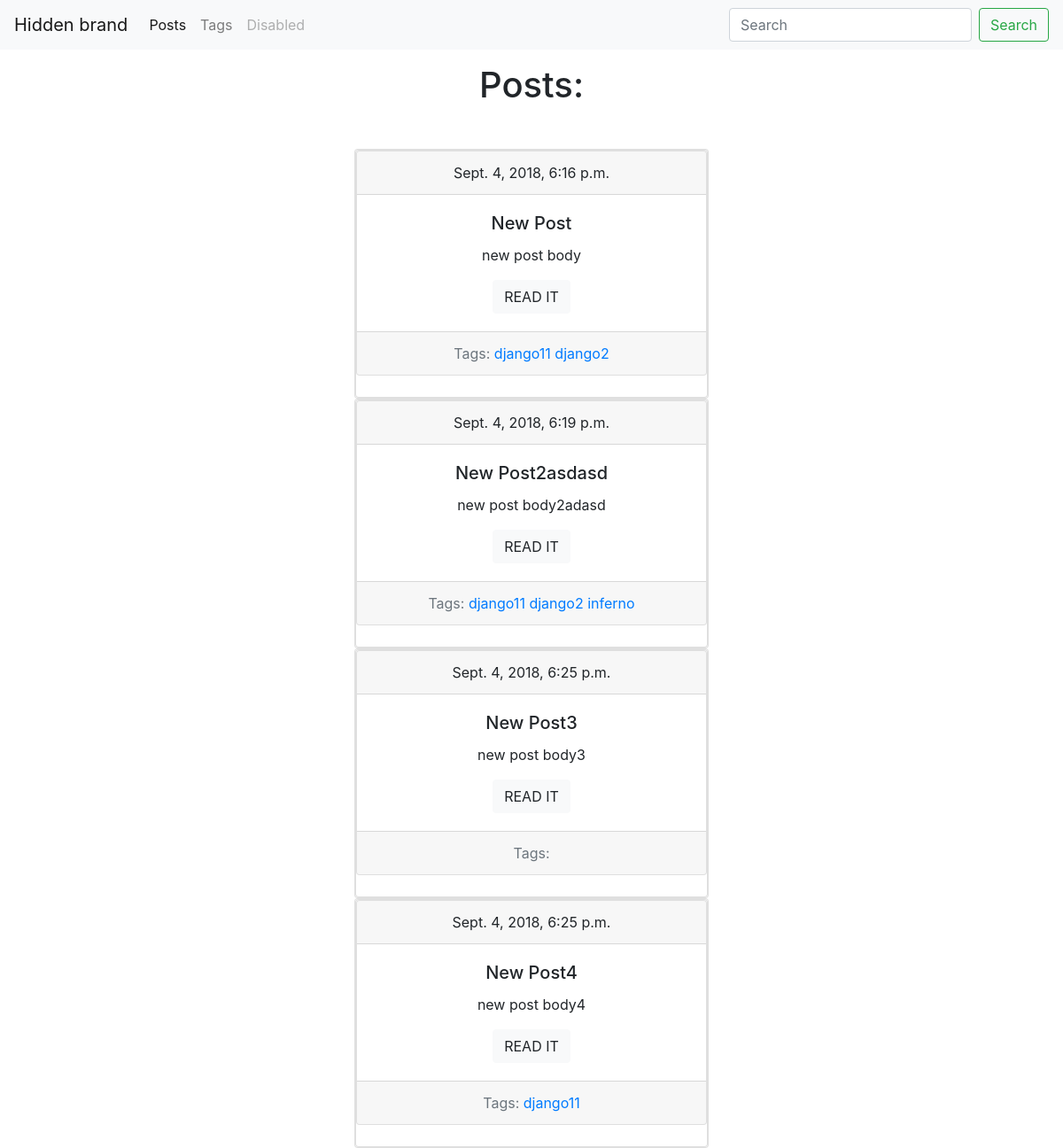
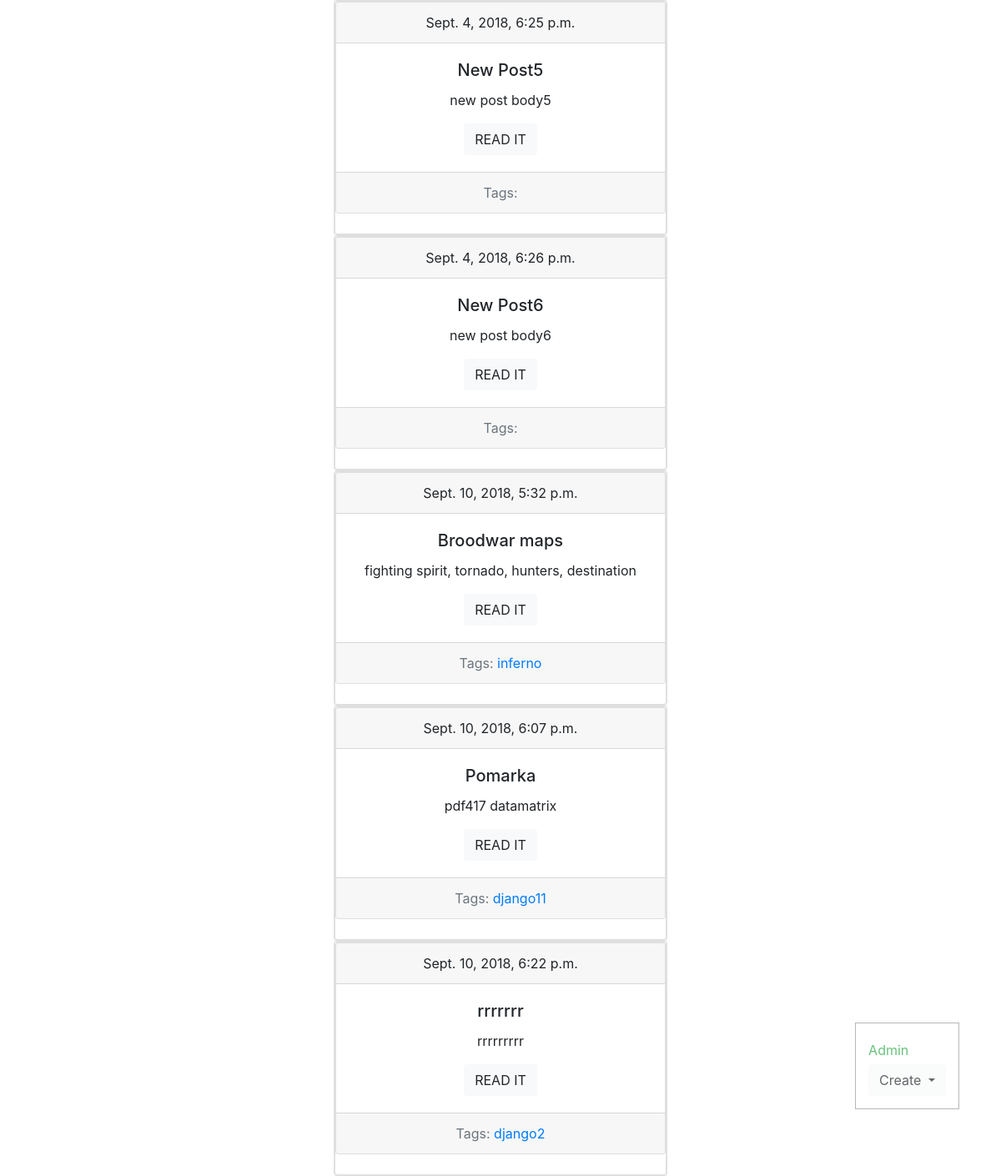
/blog/, run on an earlier commit of the app's database (2 pictures, top to bottom).
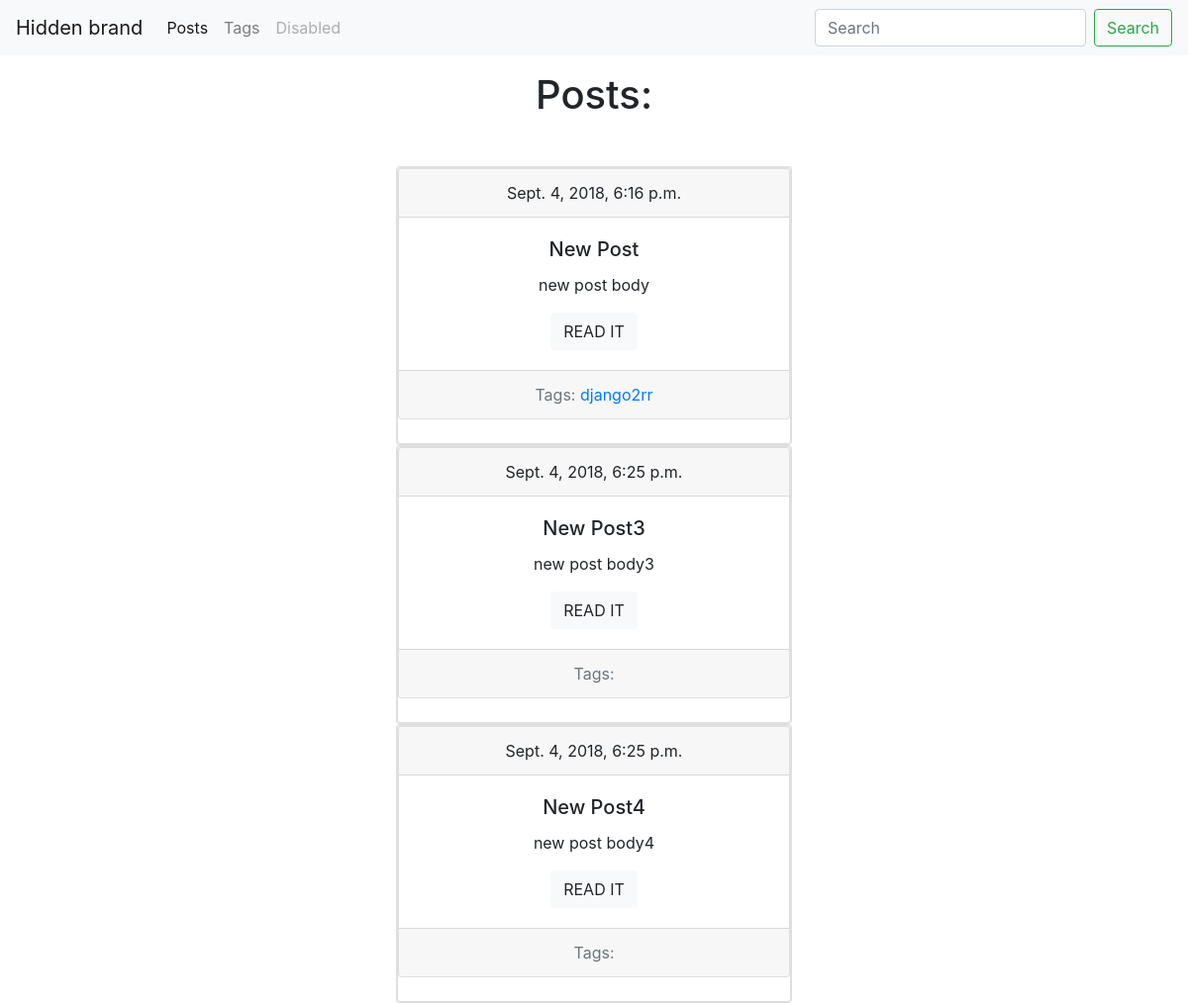
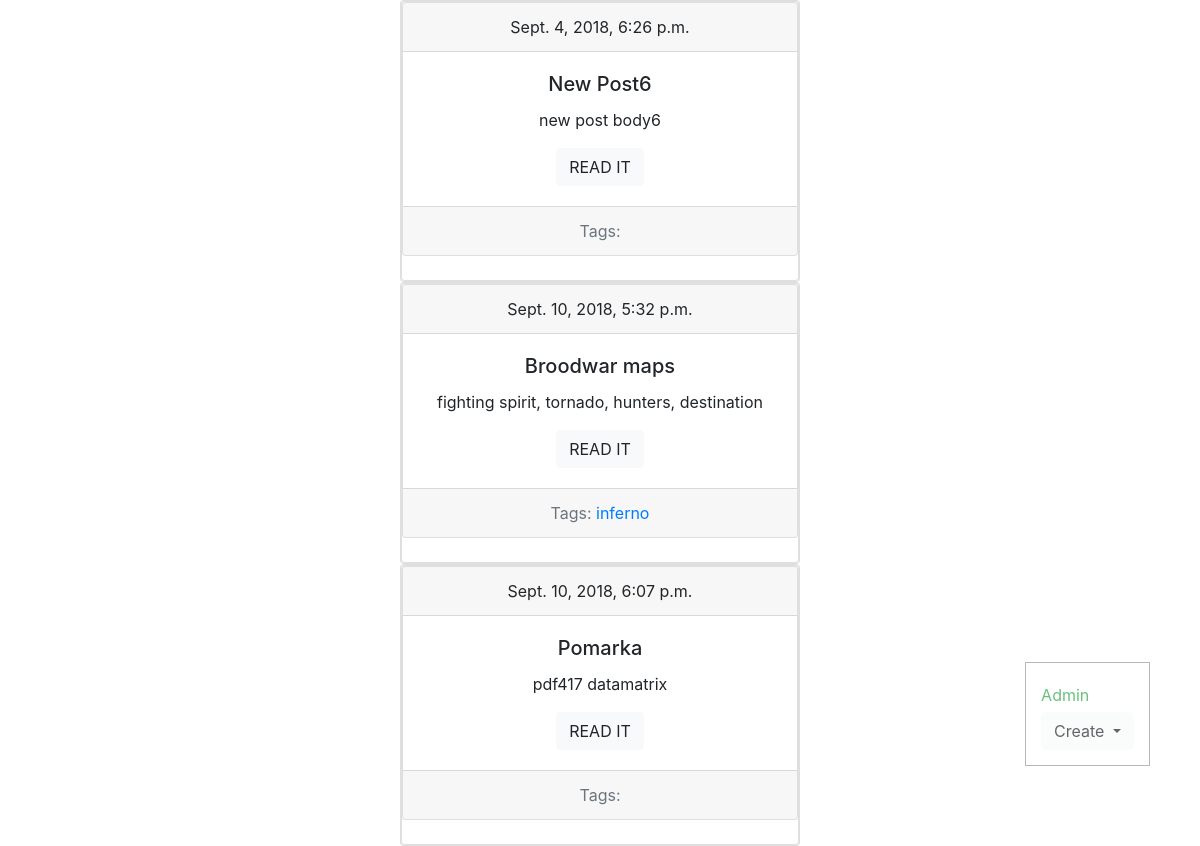
And on a later commit of the database (2 pictures, top to bottom).
### blog/models.py (models this page shows, shortened)
class Post(models.Model):
    title = models.CharField(max_length=150, db_index=True)
    slug = models.SlugField(max_length=150, blank=True, unique=True)
    body = models.TextField(blank=True, db_index=True)
    tags = models.ManyToManyField('Tag', blank=True, related_name='posts')
    date_pub = models.DateTimeField(auto_now_add=True)
    def get_absolute_url(self):
        return reverse('post_details_url', kwargs={'slug': self.slug})

class Tag(models.Model):
    title = models.CharField(max_length=50)
    slug = models.SlugField(max_length=50, unique=True)
    def get_absolute_url(self):
        return reverse('tag_detail_url', kwargs={'slug': self.slug})

### blog/views.py (the view)
# urls.py: path('', posts_list, name='posts_list_url'),
def posts_list(request):
    posts = Post.objects.all()
    return render(request, 'blog/index.html', context={'posts': posts})

### blog/templates/blog/index.html (shortened to what this page needs)
{% extends 'blog/base_blog.html' %}
{% block content %}
<h1 class="mb-5">Posts:</h1>
{% for post in posts %}
<div class="card">
    <div class="card mb-50">
        {% include 'blog/includes/post_card_template.html' %}
    </div>
</div>
{%endfor %}
{% endblock %}

### blog/templates/blog/includes/post_card_template.html
<div class="card mb-4" >
    <div class="card-header">
        <p1>{{post.date_pub}}</p1>
    </div>
    <div class="card-body">
        <h5 class="card-title">{{post.title}}</h5>
        <p class="card-text">{{post.body|truncatewords:15}}</p>
        <a href="{{ post.get_absolute_url }}" class="btn btn-light">READ IT</a>
    </div>
    <div class="card-footer text-muted">
        Tags:
        {% for tag in post.tags.all %}
        <a href="{{ tag.get_absolute_url}}">{{tag.title}}</a>
        {% endfor %}
    </div>
</div>

What changed in the data, as far as the page shows it:
removed Tag: title "django11"
removed Post: date_pub "Sept. 4, 2018, 6:19 p.m.", title "New Post2asdasd", body "new post body2adasd", Tag (title "django2"), Tag (title "inferno")
removed Post: date_pub "Sept. 4, 2018, 6:25 p.m.", title "New Post5", body "new post body5"
removed Post: date_pub "Sept. 10, 2018, 6:22 p.m.", title "rrrrrrr", body "rrrrrrrrr", Tag (title "django2")
changed Tag: title "django2" → "django2rr"
